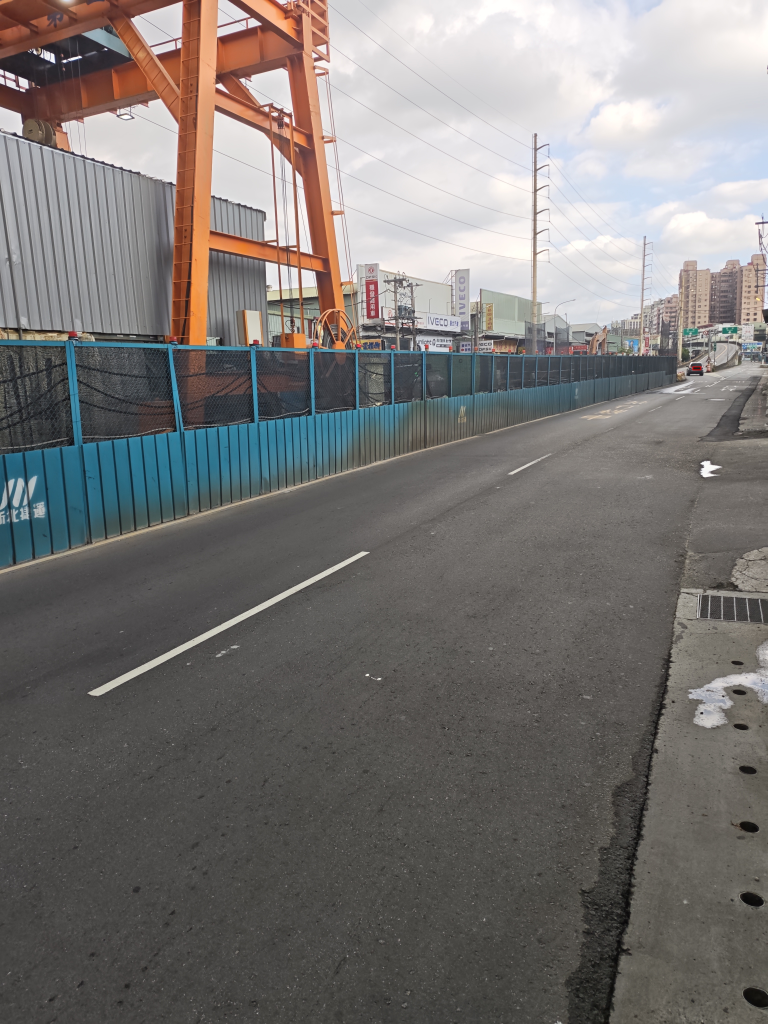
#> input picture evidence/field-2026-09-20/IMG_20260920_155613.jpg, 3072 x 4096 px (shown at 1/4 size)
$ python -i mask_cost42.py   (imports and definitions only)
#> lines starting #> are read from the running program, lines starting #| are printed output that depends on the picture; after the words box and inside, x2 and y2 are one past the last pixel; in counts of white or black regions, pixels touching at a corner belong together
#> further down, picture is the input picture: shape (4096, 3072, 3); mean B, G, R 116.3, 118.3, 121.5
import sys, math, glob, os, time
sys.path.insert(0, str(__import__("pathlib").Path(__file__).resolve().parents[1] / "src"))
import cv2, numpy as np
from marking.extract import markings, road_region
from marking import situation as S

FRAMES = sorted(glob.glob(str(__import__("pathlib").Path(__file__).resolve().parents[1] / "evidence/field-2026-09-20/IMG_*.jpg")))

def otsu_mask(bgr):
    """scripts/measure_chevron.py lines 49-65, verbatim in behaviour."""
    h = bgr.shape[0]
    hsv = cv2.cvtColor(bgr, cv2.COLOR_BGR2HSV)
#> hsv: shape (4096, 3072, 3); mean H, S, V 53.9, 29.2, 126.1
    level, _ = cv2.threshold(hsv[:, :, 2], 0, 255,
                             cv2.THRESH_BINARY + cv2.THRESH_OTSU)
#> level = 153
    m = cv2.inRange(hsv, (0, 0, int(level)), (180, 60, 255))
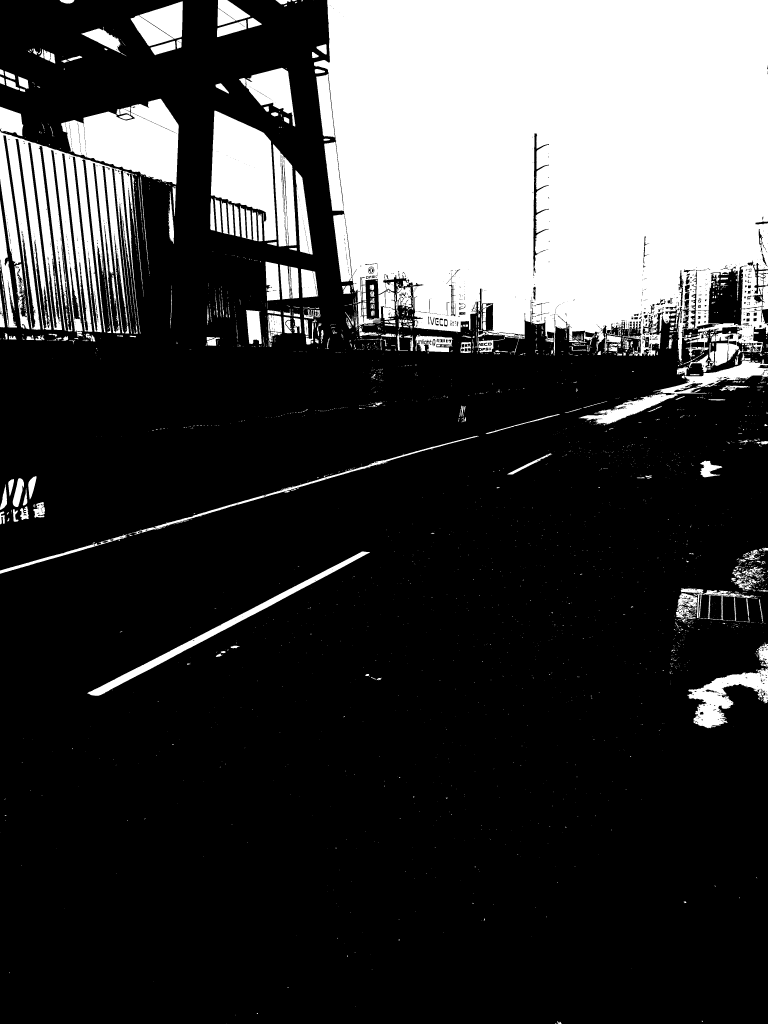
#> m: shape (4096, 3072) (shown at 1/4 size); 24.2% white; 3256 white regions (2677 under 20 px), largest, box (x1, y1, x2, y2) and area: (1256, 0, 3072, 1463) 2191415, (0, 525, 528, 1334) 209089, (245, 395, 715, 739) 97654
    m[:int(h*0.34), :] = 0
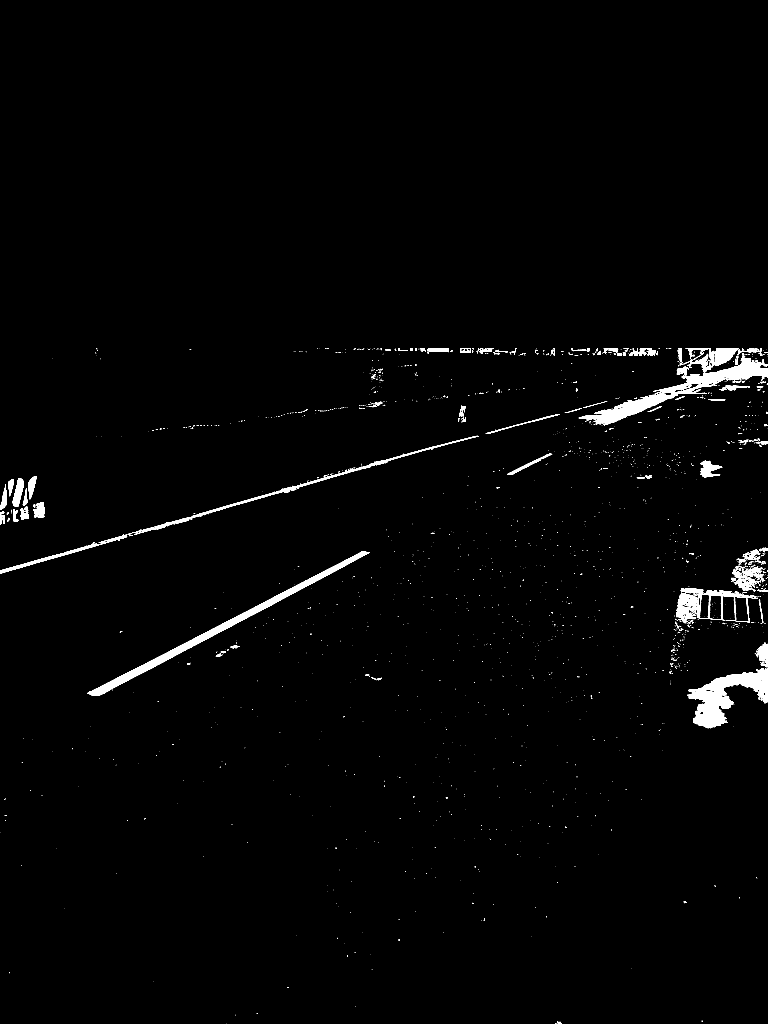
#> m: shape (4096, 3072) (shown at 1/4 size); 1.4% white; 2108 white regions (1872 under 20 px), largest, box (x1, y1, x2, y2) and area: (2315, 1437, 3072, 1698) 32417, (2748, 2671, 3072, 2913) 30667, (349, 2206, 1480, 2783) 30445
    m[int(h*0.96):, :] = 0
    return cv2.morphologyEx(m, cv2.MORPH_OPEN, np.ones((3, 3), np.uint8))
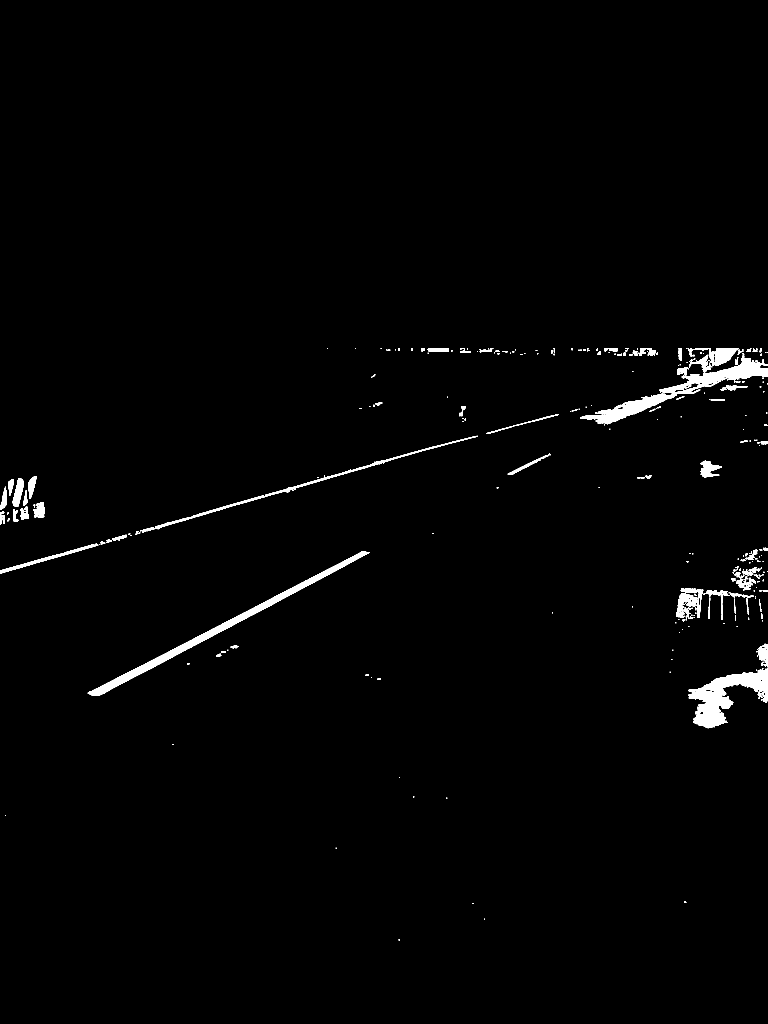
#> returned value: shape (4096, 3072) (shown at 1/4 size); 1.3% white; 434 white regions (209 under 20 px), largest, box (x1, y1, x2, y2) and area: (2320, 1438, 3072, 1697) 31316, (351, 2206, 1478, 2783) 30431, (2752, 2675, 3072, 2913) 29793

# [9 lines left out: function segs_from, not called in this run]

# [2 lines not run here, left out]
tot = {"cur": [0,0,[]], "ots": [0,0,[]]}
t0 = time.time()
# [20 lines not run here, left out]

k = len(FRAMES)
# [5 lines not run here, left out]

>>> import cv2
>>> picture = cv2.imread('../evidence/field-2026-09-20/IMG_20260920_155613.jpg')
>>> result = otsu_mask(picture)

$ run again, on evidence/field-2026-09-20/IMG_20260920_155804.jpg
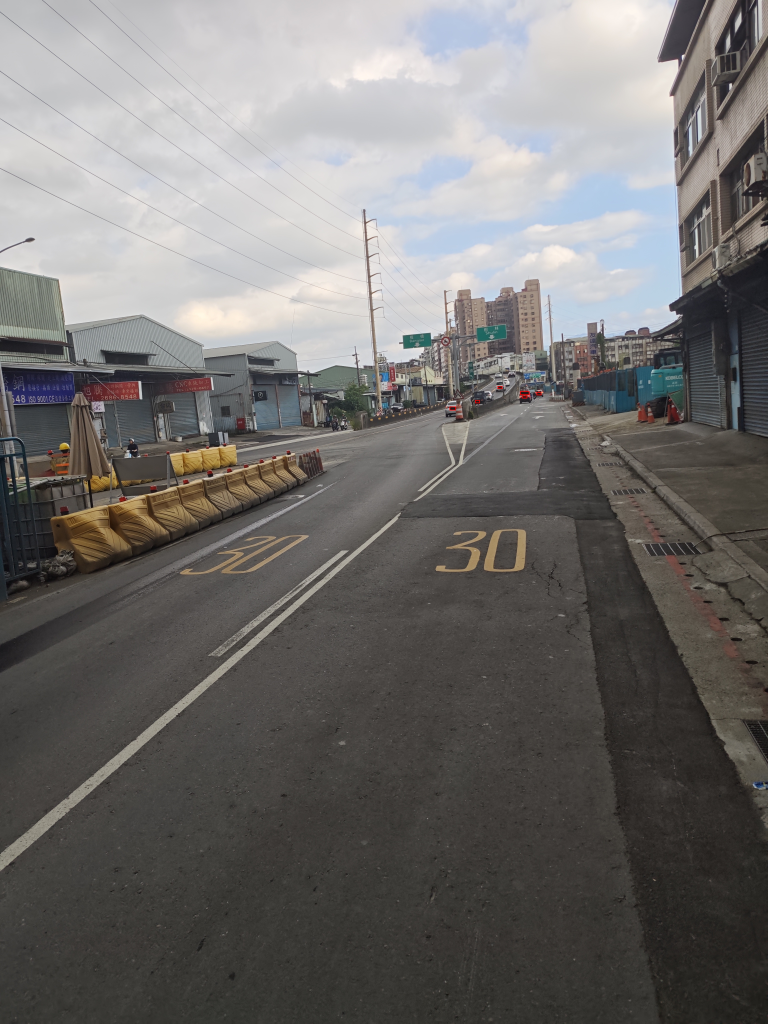
#> input picture evidence/field-2026-09-20/IMG_20260920_155804.jpg, 3072 x 4096 px (shown at 1/4 size)
#> picture is the input picture: shape (4096, 3072, 3); mean B, G, R 110.1, 111.8, 114
#> hsv: shape (4096, 3072, 3); mean H, S, V 47.7, 24.9, 116.7
#> level = 139
#> in otsu_mask, `m = cv2.inRange(hsv, (0, 0, int(level)), (180, 60, 255))`:
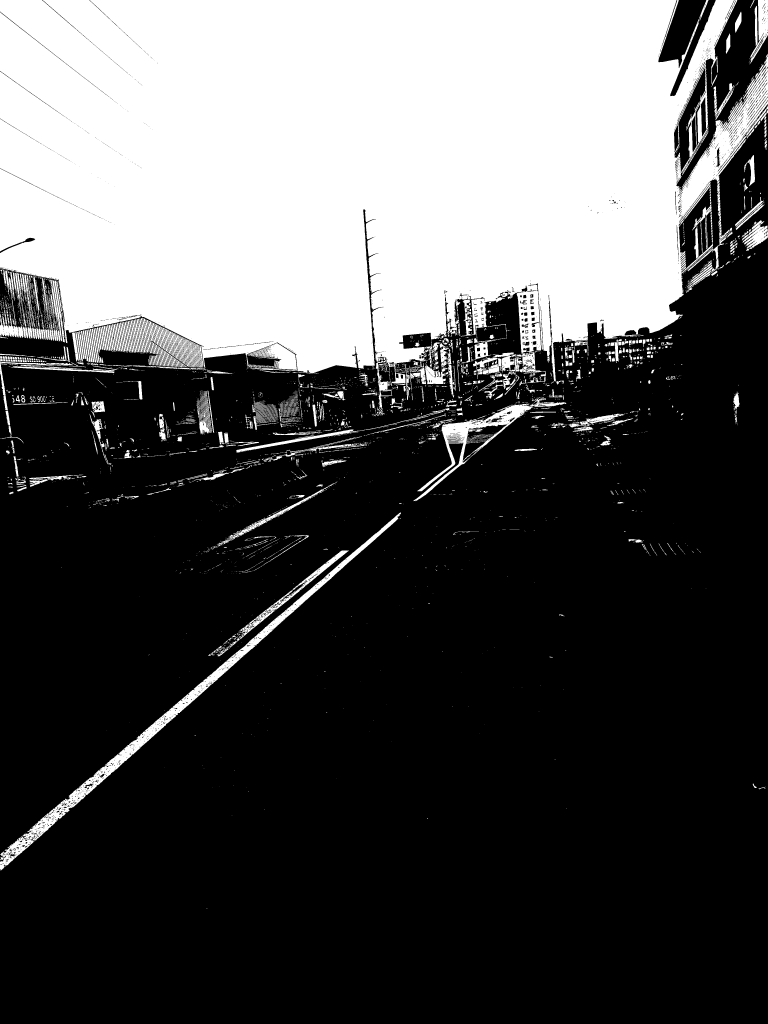
#> m: shape (4096, 3072) (shown at 1/4 size); 32.4% white; 3879 white regions (2864 under 20 px), largest, box (x1, y1, x2, y2) and area: (0, 0, 3072, 1657) 3708406, (0, 2050, 1604, 3481) 64438, (1653, 1594, 2267, 2005) 27111
#> in otsu_mask, `return cv2.morphologyEx(m, cv2.MORPH_OPEN, np.ones((3, 3), np.uint8))`:
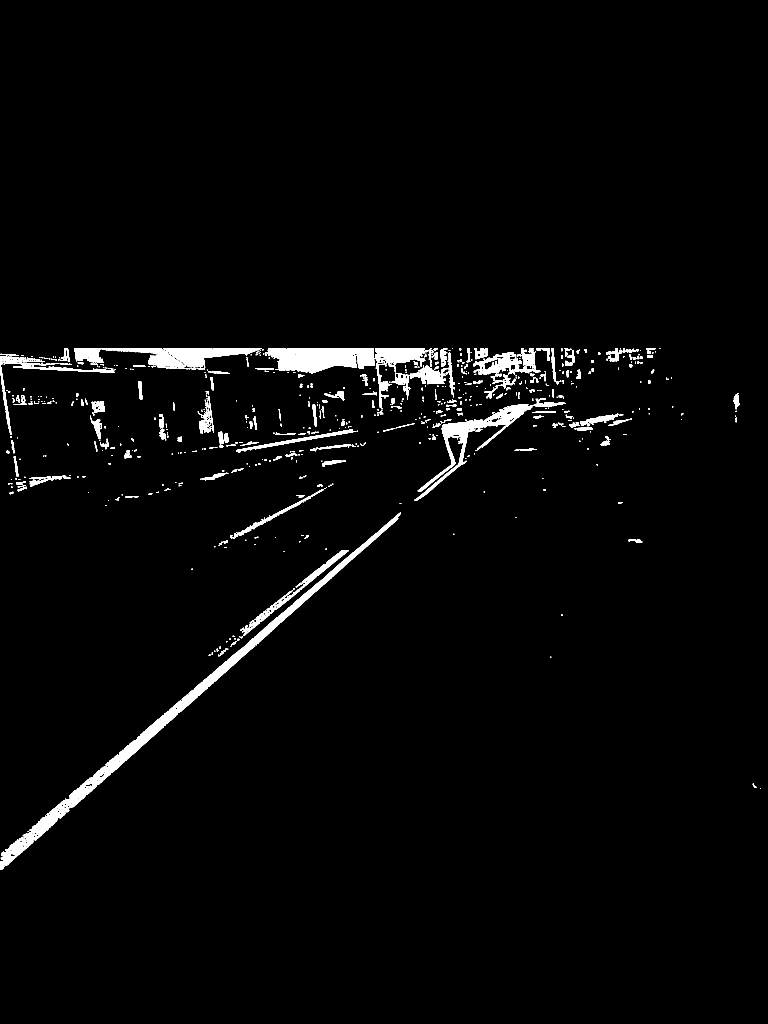
#> returned value: shape (4096, 3072) (shown at 1/4 size); 2.1% white; 1212 white regions (511 under 20 px), largest, box (x1, y1, x2, y2) and area: (118, 2050, 1603, 3362) 56532, (1656, 1616, 2129, 2004) 22197, (1148, 1392, 1428, 1493) 20307

$ run again, on evidence/field-2026-09-20/IMG_20260920_155828.jpg
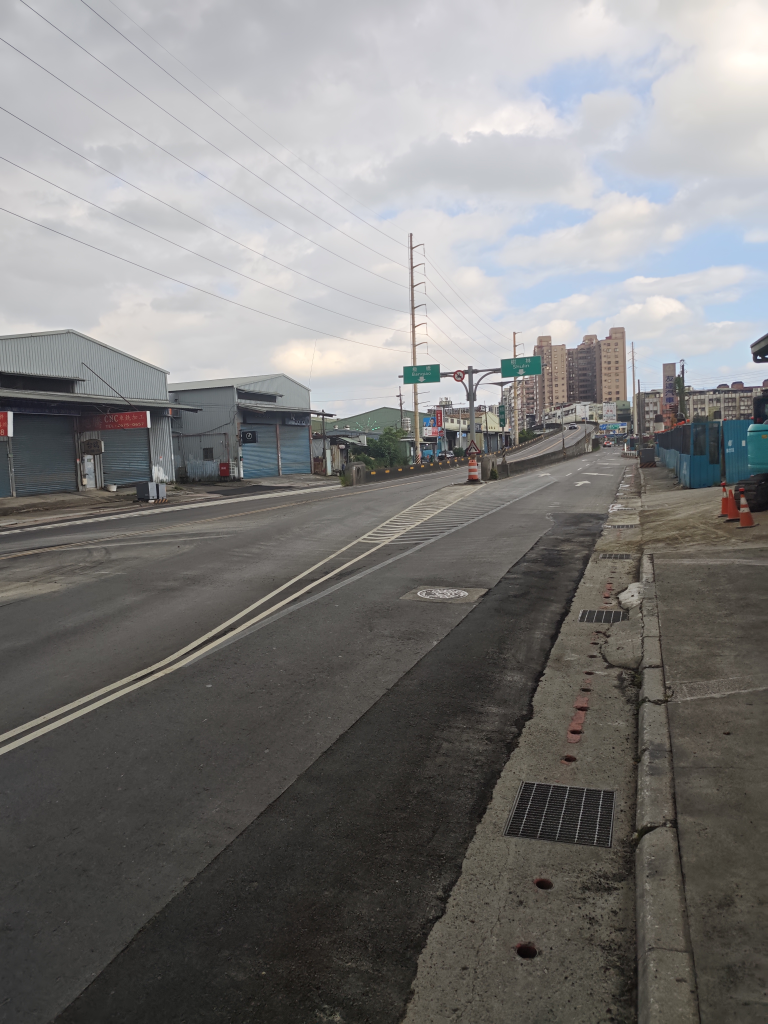
#> input picture evidence/field-2026-09-20/IMG_20260920_155828.jpg, 3072 x 4096 px (shown at 1/4 size)
#> picture is the input picture: shape (4096, 3072, 3); mean B, G, R 123.4, 124.4, 125.4
#> hsv: shape (4096, 3072, 3); mean H, S, V 56.6, 22.5, 128.9
#> level = 143
#> in otsu_mask, `m = cv2.inRange(hsv, (0, 0, int(level)), (180, 60, 255))`:
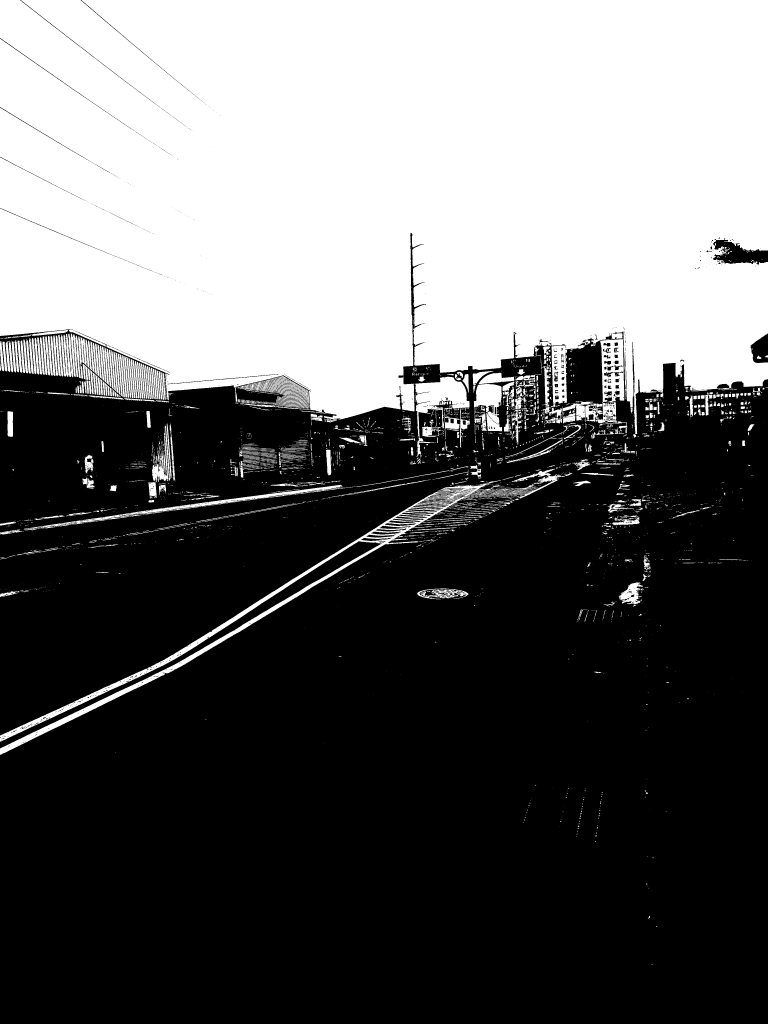
#> m: shape (4096, 3072) (shown at 1/4 size); 39.3% white; 3408 white regions (2499 under 20 px), largest, box (x1, y1, x2, y2) and area: (0, 0, 3072, 1752) 4545914, (0, 1875, 2259, 3020) 87928, (2249, 1357, 2509, 1726) 26205
#> in otsu_mask, `return cv2.morphologyEx(m, cv2.MORPH_OPEN, np.ones((3, 3), np.uint8))`:
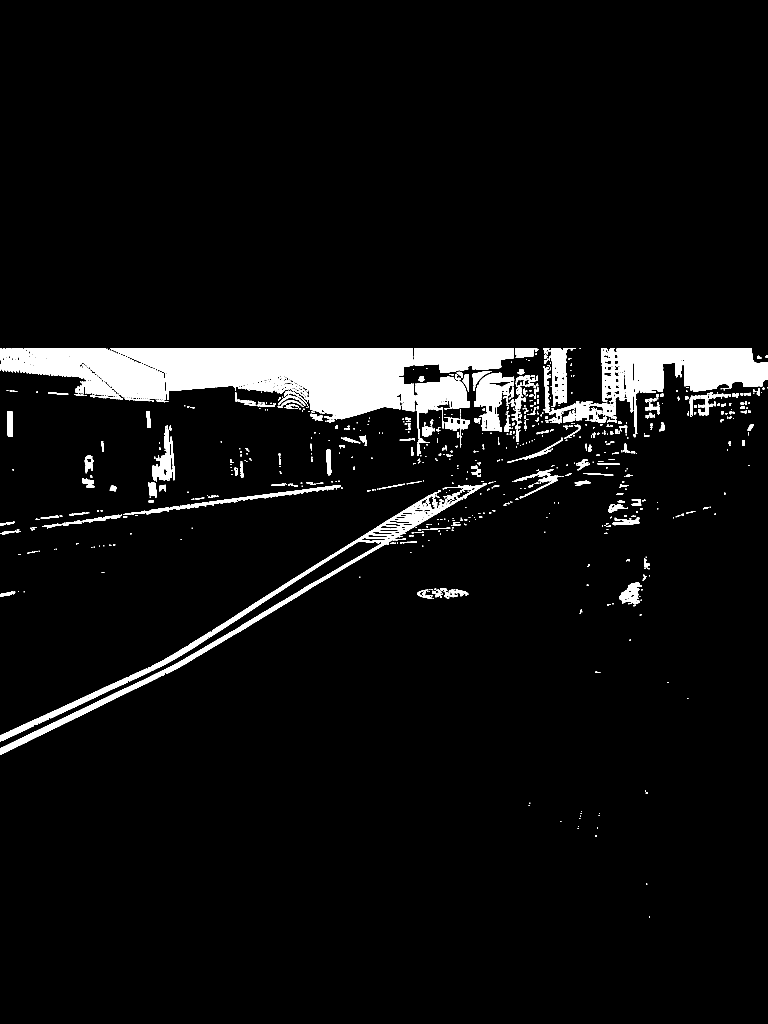
#> returned value: shape (4096, 3072) (shown at 1/4 size); 5.1% white; 1490 white regions (520 under 20 px), largest, box (x1, y1, x2, y2) and area: (441, 1392, 1658, 1677) 198977, (2532, 1392, 3072, 1736) 75475, (0, 1976, 1859, 3019) 70705
